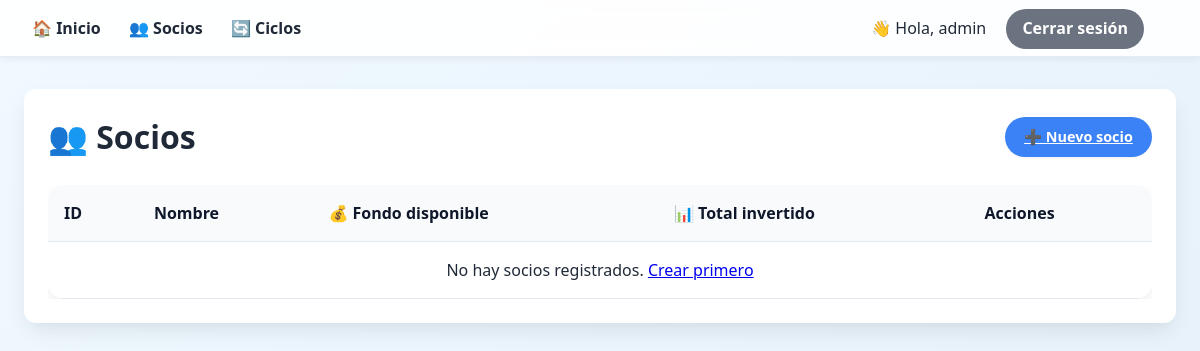
Before: /socios (signed in) with the older database file.
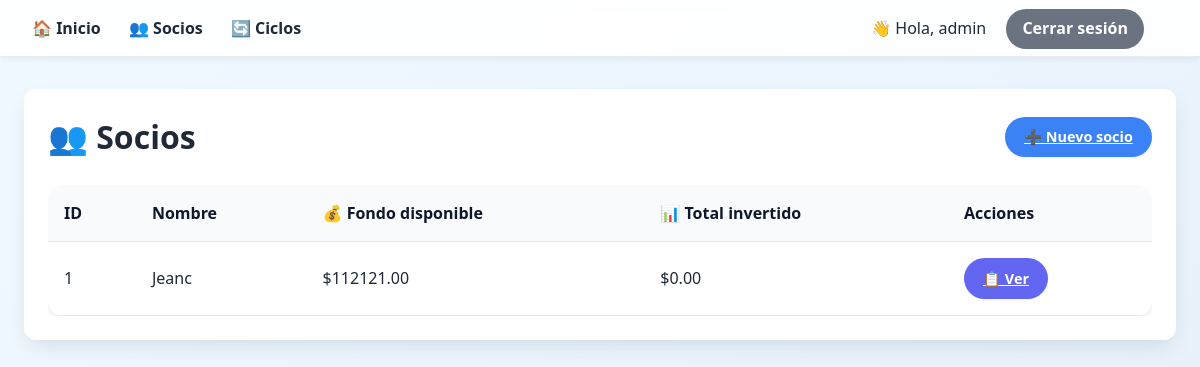
After: the same page with the newer database file.
### tables this page shows
CREATE TABLE usuario (
            id INTEGER PRIMARY KEY AUTOINCREMENT,
            username TEXT UNIQUE NOT NULL,
            password_hash TEXT NOT NULL
        );

CREATE TABLE socio (
            id INTEGER PRIMARY KEY AUTOINCREMENT,
            nombre TEXT NOT NULL,
            fondo_disponible REAL DEFAULT 0.0,
            fondo_total REAL DEFAULT 0.0,
            created_at TIMESTAMP DEFAULT CURRENT_TIMESTAMP
        );

### app.py (the view)
@app.route('/socios')
@login_required
def listar_socios():
    socios = models.obtener_socios()
    return render_template('socios.html', socios=socios)

### app.py (called while the page is built)
@login_manager.user_loader
def load_user(user_id):
    conn = models.get_db()
    user_data = conn.execute('SELECT * FROM usuario WHERE id = ?', (user_id,)).fetchone()
    conn.close()
    if user_data:
        return User(user_data['id'], user_data['username'])
    return None

### models.py (called while the page is built)
def get_db():
    conn = sqlite3.connect(DATABASE)
    conn.row_factory = sqlite3.Row
    return conn

def obtener_socios():
    conn = get_db()
    socios = conn.execute('SELECT * FROM socio ORDER BY id DESC').fetchall()
    conn.close()
    return socios

### templates/socios.html (shortened to what this page needs)
{% extends "base.html" %}
{% block content %}
<div class="card">
    <div style="display: flex; justify-content: space-between; align-items: center; flex-wrap: wrap;">
        <h1>👥 Socios</h1>
        <a href="{{ url_for('nuevo_socio') }}" class="btn">➕ Nuevo socio</a>
    </div>
    <div style="overflow-x: auto; margin-top: 1.5rem;">
        <table>
            <thead>
                <tr><th>ID</th><th>Nombre</th><th>💰 Fondo disponible</th><th>📊 Total invertido</th><th>Acciones</th></tr>
            </thead>
            <tbody>
                {% for s in socios %}
                <tr>
                    <td data-label="ID">{{ s.id }}</td>
                    <td data-label="Nombre">{{ s.nombre }}</td>
                    <td data-label="Fondo disponible">${{ "%.2f"|format(s.fondo_disponible) }}</td>
                    <td data-label="Total invertido">${{ "%.2f"|format(s.fondo_total - s.fondo_disponible) }}</td>
                    <td data-label="Acciones">
                        <a href="{{ url_for('detalle_socio', id=s.id) }}" class="btn" style="background:#6366f1;">📋 Ver</a>
                    </td>
                </tr>
                {% else %}
                <tr><td colspan="5" style="text-align:center;">No hay socios registrados. <a href="{{ url_for('nuevo_socio') }}">Crear primero</a></td></tr>
                {% endfor %}
            </tbody>
        </table>
    </div>
</div>
{% endblock %}

### templates/base.html (shortened to what this page needs)
<!DOCTYPE html>
<html lang="es">
<head>
    <link rel="stylesheet" href="{{ url_for('static', filename='style.css') }}">
</head>
<body>
    <nav>
        <div style="display: flex; align-items: center; gap: 1.5rem; flex-wrap: wrap; justify-content: space-between;">
            <div>
                {% if current_user.is_authenticated %}
                    <a href="/">🏠 Inicio</a>
                    <a href="{{ url_for('listar_socios') }}">👥 Socios</a>
                    <a href="{{ url_for('listar_ciclos') }}">🔄 Ciclos</a>
                {% endif %}
            </div>
            <div>
                {% if current_user.is_authenticated %}
                    <span>👋 Hola, {{ current_user.username }}</span>
                    <a href="{{ url_for('logout') }}" style="background:#6b7280; color: white; padding: 0.5rem 1rem; border-radius: 40px; text-decoration: none; margin-left: 1rem;">Cerrar sesión</a>
                {% else %}
                    <a href="{{ url_for('login') }}" class="btn">Iniciar sesión</a>
                {% endif %}
            </div>
        </div>
    </nav>
    <div class="container">
        {% block content %}{% endblock %}
    </div>
</body>
</html>

### static/style.css (style rules this page uses)
:root { --primary: #3b82f6; --primary-dark: #2563eb; --secondary: #10b981; --danger: #ef4444; --warning: #f59e0b; --dark: #1f2937; --light: #f9fafb; --gray: #6b7280; --border-radius: 12px; --box-shadow: 0 10px 25px -5px rgba(0, 0, 0, 0.1), 0 8px 10px -6px rgba(0, 0, 0, 0.02); --box-shadow-hover: 0 20px 30px -12px rgba(0, 0, 0, 0.15); }
* { margin: 0; padding: 0; box-sizing: border-box; }
body { font-family: system-ui, 'Segoe UI', 'Inter', -apple-system, BlinkMacSystemFont, sans-serif; background: linear-gradient(135deg, #f0f9ff 0%, #e6f0fa 100%); color: var(--dark); line-height: 1.5; min-height: 100vh; }
nav { background: rgba(255, 255, 255, 0.9); backdrop-filter: blur(10px); box-shadow: 0 4px 6px -1px rgba(0, 0, 0, 0.05); padding: 1rem 2rem; position: sticky; top: 0; z-index: 100; border-bottom: 1px solid rgba(226, 232, 240, 0.8); }
nav a { color: var(--dark); text-decoration: none; font-weight: 600; margin-right: 1.5rem; padding: 0.5rem 0; transition: color 0.2s, border-bottom 0.2s; border-bottom: 2px solid transparent; }
.container { max-width: 1280px; margin: 2rem auto; padding: 0 1.5rem; }
.card { background: white; border-radius: var(--border-radius); box-shadow: var(--box-shadow); padding: 1.5rem; margin-bottom: 1.5rem; transition: transform 0.2s, box-shadow 0.2s; }
button, .btn, input[type="submit"] { background: var(--primary); color: white; border: none; padding: 0.6rem 1.2rem; border-radius: 40px; font-weight: 600; cursor: pointer; transition: all 0.2s ease; font-size: 0.9rem; display: inline-flex; align-items: center; gap: 0.5rem; box-shadow: 0 1px 2px rgba(0, 0, 0, 0.05); }
table { width: 100%; border-collapse: collapse; background: white; border-radius: 16px; overflow: hidden; box-shadow: var(--box-shadow); }
th, td { padding: 1rem; text-align: left; border-bottom: 1px solid #e2e8f0; }
th { background: #f8fafc; font-weight: 600; color: #0f172a; }

Changed rows visible on the page:
added socio: id "1", nombre "Jeanc", fondo_disponible "112121.00", s.fondo_total-s.fondo_disponible "0.00"
Other visible differences:
text no longer shown: "No hay socios registrados. Crear primero"
